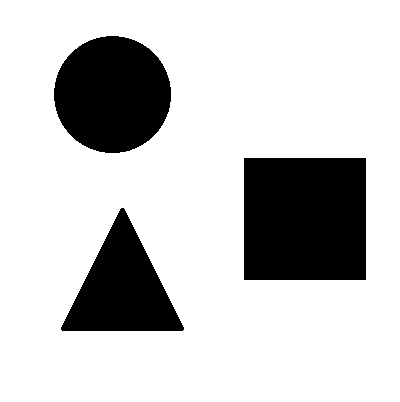
//> input picture issue_26/img.png, 400 x 402 px
$ ./main   (built with g++ and OpenCV 4)
//> lines starting //> are read from the running program, lines starting //| are printed output that depends on the picture; after the words box and inside, x2 and y2 are one past the last pixel; in counts of white or black regions, pixels touching at a corner belong together
#include <opencv/cv.h>
#include <opencv/highgui.h>
#include <opencv/cvaux.h>
#include <opencv/cxcore.h>
#include <opencv/ml.h>
#include <stdlib.h>
#include <stdio.h>
using namespace cv;
using namespace std;

void cores(int &val_b,int &val_g,int &val_r,int cont){
    if(cont==0){
        val_r = 255;
        val_b = 0;
        val_g = 0;
    }
    else if(cont==1){
        val_r = 0;
        val_b = 255;
        val_g = 0;
    }
    else if(cont==2){
        val_r=0;
        val_b=0;
        val_g=255;
    }
    else if (cont%2!=0){
        val_r = val_r + 5*cont;
        val_b = val_b + 25*cont;
        val_g = val_g + 17*cont;
    }
    else if(cont%2==0){
        val_r = val_r+ 8;
        val_b = val_b+ 17*cont;
        val_g = val_g+ 25*(cont+1);
    }
    else if(val_r==255||val_b==255||val_g==255){
        val_r=8;
        val_b=9;
        val_g=10;
    }
}


Mat grow_region(Mat imagem){
    int x,y;
    int x2,y2;
    int cont=0;
    int val_b=255,val_g=0,val_r=0;

    Mat grow(imagem.rows,imagem.cols,CV_8UC1);
    Mat_<Vec3b> colorida(imagem.rows,imagem.cols,CV_8UC3);

    for(y=0;y<grow.rows;y++){
        for(x=0;x<grow.cols;x++){
            grow.at<uchar>(y,x)=0;
            colorida(y,x)[0]=0;
            colorida(y,x)[1]=0;
            colorida(y,x)[2]=0;
        }
    }

    for(y2=0;y2<imagem.rows;y2++){
        for(x2=0;x2<imagem.cols;x2++){
            if((imagem.at<uchar>(y2,x2)==0)&&(grow.at<uchar>(y2,x2)==0)){
                grow.at<uchar>(y2,x2)=255;
                cores(val_b,val_g,val_r,cont);
                cont++;
                int atual=0,anterior=1;

                while(atual!=anterior){
                    anterior=atual;
                    atual=0;

                    for(y=0;y<grow.rows;y++){
                        for(x=0;x<grow.cols;x++){
                            if(grow.at<uchar>(y,x)==255){
                                if((imagem.at<uchar>(y+1,x-1)<127)&&(grow.at<uchar>(y+1,x-1)!=255)){
                                    grow.at<uchar>(y+1,x-1)=255;
                                    colorida(y+1,x-1)[0]= val_b;
                                    colorida(y+1,x-1)[1]= val_g;
                                    colorida(y+1,x-1)[2]= val_r;
                                    atual++;
                                }
                                if((imagem.at<uchar>(y,x-1)<127)&&(grow.at<uchar>(y,x-1)!=255)){
                                    grow.at<uchar>(y,x-1)=255;
                                    colorida(y,x-1)[0]=val_b;
                                    colorida(y,x-1)[1]=val_g;
                                    colorida(y,x-1)[2]=val_r;
                                    atual++;
                                }
                                if((imagem.at<uchar>(y-1,x-1)<127)&&(grow.at<uchar>(y-1,x-1)!=255)){
                                    grow.at<uchar>(y-1,x-1)=255;
                                    colorida(y-1,x-1)[0]=val_b;
                                    colorida(y-1,x-1)[1]=val_g;
                                    colorida(y-1,x-1)[2]=val_r;
                                    atual++;
                                }
                                if((imagem.at<uchar>(y+1,x)<127)&&(grow.at<uchar>(y+1,x)!=255)){
                                    grow.at<uchar>(y+1,x)=255;
                                    colorida(y+1,x)[0]=val_b;
                                    colorida(y+1,x)[1]=val_g;
                                    colorida(y+1,x)[2]=val_r;
                                    atual++;
                                }
                                if((imagem.at<uchar>(y+1,x+1)<127)&&(grow.at<uchar>(y+1,x+1)!=255)){
                                    grow.at<uchar>(y+1,x+1)=255;
                                    colorida(y+1,x+1)[0]=val_b;
                                    colorida(y+1,x+1)[1]=val_g;
                                    colorida(y+1,x+1)[2]=val_r;
                                    atual++;
                                }
                                if((imagem.at<uchar>(y,x+1)<127)&&(grow.at<uchar>(y,x+1)!=255)){
                                    grow.at<uchar>(y,x+1)=255;
                                    colorida(y,x+1)[0]=val_b;
                                    colorida(y,x+1)[1]=val_g;
                                    colorida(y,x+1)[2]=val_r;
                                    atual++;
                                }
                                if((imagem.at<uchar>(y-1,x+1)<127)&&(grow.at<uchar>(y-1,x+1)!=255)){
                                    grow.at<uchar>(y-1,x+1)=255;
                                    colorida(y-1,x+1)[0]=val_b;
                                    colorida(y-1,x+1)[1]=val_g;
                                    colorida(y-1,x+1)[2]=val_r;
                                    atual++;
                                }
                                if((imagem.at<uchar>(y-1,x)<127)&&(grow.at<uchar>(y-1,x)!=255)){
                                    grow.at<uchar>(y-1,x)=255;
                                    colorida(y-1,x)[0]=val_b;
                                    colorida(y-1,x)[1]=val_g;
                                    colorida(y-1,x)[2]=val_r;
                                    atual++;
                                }
                            }
                        }
                    }
                    imshow("Grow_region",colorida);
                    waitKey(30);
                }
            }
        }
    }
    printf("\nForam detectados %d objetos",cont);
    imwrite("/Users/wellcome/Desktop/PDI_LISTA/Grow_Region.jpg", grow);
    imwrite("/Users/wellcome/Desktop/PDI_LISTA/Grow_Region_color.jpg", colorida);
    return grow;
}

int main(){
    Mat img = imread("/Users/wellcome/Desktop/PDI_LISTA/img.png",0);
//> img: 402 rows x 400 cols, CV_8UC1; 79.1% white; 3 black regions, box (x1, y1, x2, y2) and area: (244, 158, 366, 280) 14884, (54, 36, 171, 153) 10732, (61, 208, 184, 331) 7927
    Mat grow=grow_region(img);
//> after the loop in grow_region, `for(y=0;y<grow.rows;y++)`: grow: 402 rows x 400 cols, CV_8UC1; every value is 0
//> after the loop in grow_region, `for(y=0;y<grow.rows;y++)`: colorida: 402 rows x 400 cols, CV_8UC3; every value is 0
//> the loop in grow_region, `for(y2=0;y2<imagem.rows;y2++)` made 402 passes
//> cont on passes 1 to 3: 0, 0, 0
//> after the loop in grow_region, `for(y2=0;y2<imagem.rows;y2++)`:
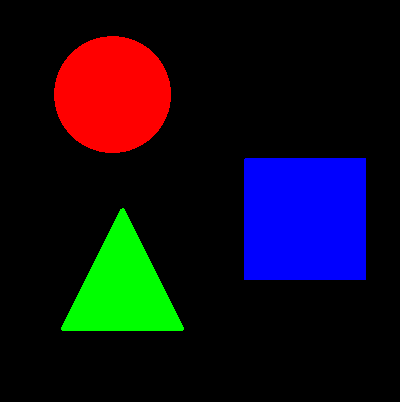
//> colorida: 402 rows x 400 cols, CV_8UC3; mean B, G, R 23.6, 12.6, 17
//> after the loop in grow_region, `for(y2=0;y2<imagem.rows;y2++)`: cont = 3
//| Foram detectados 3 objetos
    waitKey(0);
}
